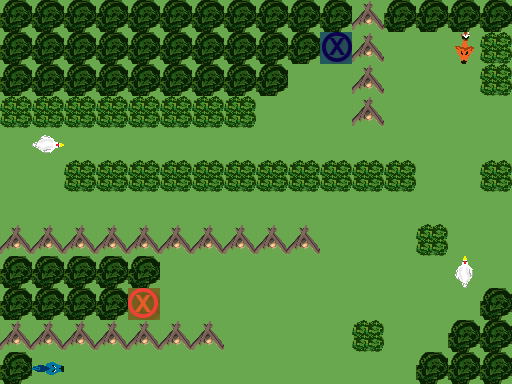

This game map was drawn from its Tiled (.tmx) file and the tilesets committed beside it. A one-line description and the full map source follow:
An orthogonal 16x12 tile map with 32x32 px tiles, 3 tile layers (Ground, Obstacles, Objects), 1 hidden layer not drawn.

<map version="1.0" orientation="orthogonal" renderorder="right-down" width="16" height="12" tilewidth="32" tileheight="32" nextobjectid="1">
 <tileset firstgid="1" name="TilesetPlaceholder" tilewidth="32" tileheight="32" tilecount="240" columns="10">
  <image source="../../Tileset.png" width="320" height="768" />
 </tileset>
 <layer name="Ground" width="16" height="12">
  <data encoding="csv">
1,1,1,1,1,1,1,1,1,1,1,1,1,1,1,1,
1,1,1,1,1,1,1,1,1,1,1,1,1,1,1,1,
1,1,1,1,1,1,1,1,1,1,1,1,1,1,1,1,
1,1,1,1,1,1,1,1,1,1,1,1,1,1,1,1,
1,1,1,1,1,1,1,1,1,1,1,1,1,1,1,1,
1,1,1,1,1,1,1,1,1,1,1,1,1,1,1,1,
1,1,1,1,1,1,1,1,1,1,1,1,1,1,1,1,
1,1,1,1,1,1,1,1,1,1,1,1,1,1,1,1,
1,1,1,1,1,1,1,1,1,1,1,1,1,1,1,1,
1,1,1,1,1,1,1,1,1,1,1,1,1,1,1,1,
1,1,1,1,1,1,1,1,1,1,1,1,1,1,1,1,
1,1,1,1,1,1,1,1,1,1,1,1,1,1,1,1
</data>
 </layer>
 <layer name="Obstacles" width="16" height="12">
  <data encoding="csv">
42,42,42,42,42,42,42,42,42,42,42,41,42,42,42,42,
42,42,42,42,42,42,42,42,42,42,0,41,0,0,0,44,
42,42,42,42,42,42,42,42,42,0,0,41,0,0,0,44,
44,44,44,44,44,44,44,44,0,0,0,41,0,0,0,0,
0,0,0,0,0,0,0,0,0,0,0,0,0,0,0,0,
0,0,44,44,44,44,44,44,44,44,44,44,44,0,0,44,
0,0,0,0,0,0,0,0,0,0,0,0,0,0,0,0,
41,41,41,41,41,41,41,41,41,41,0,0,0,44,0,0,
42,42,42,42,42,0,0,0,0,0,0,0,0,0,0,0,
42,42,42,42,0,0,0,0,0,0,0,0,0,0,0,0,
41,41,41,41,41,41,41,0,0,0,0,44,0,0,0,0,
0,0,0,0,0,0,0,0,0,0,0,0,0,0,0,0
</data>
 </layer>
 <layer name="Objects" width="16" height="12">
  <data encoding="csv">
0,0,0,0,0,0,0,0,0,0,0,0,0,0,0,0,
0,0,0,0,0,0,0,0,0,0,182,0,0,0,3221225663,0,
0,0,0,0,0,0,0,0,0,0,0,0,0,0,0,0,
0,0,0,0,0,0,0,0,0,0,0,0,0,0,0,0,
0,2684354745,0,0,0,0,0,0,0,0,0,0,0,0,0,0,
0,0,0,0,0,0,0,0,0,0,0,0,0,0,0,0,
0,0,0,0,0,0,0,0,0,0,0,0,0,0,0,0,
0,0,0,0,0,0,0,0,0,0,0,0,0,0,0,0,
0,0,0,0,0,0,0,0,0,0,0,0,0,0,185,0,
0,0,0,0,181,0,0,0,0,0,0,0,0,0,0,42,
0,0,0,0,0,0,0,0,0,0,0,0,0,0,42,42,
42,2684354752,0,0,0,0,0,0,0,0,0,0,0,42,42,42
</data>
 </layer>
 <layer name="Solution" width="16" height="12" visible="0">
  <data encoding="csv">
0,0,0,0,0,0,0,0,0,0,0,0,0,0,0,0,
0,0,0,0,0,0,0,0,0,0,0,0,222,222,0,0,
0,0,0,0,0,0,0,0,0,0,232,0,222,0,0,0,
0,0,0,0,0,0,0,0,0,0,232,0,222,0,0,0,
0,232,232,232,232,232,232,232,232,232,232,221,221,221,0,0,
0,232,0,0,0,0,0,0,0,0,0,0,0,222,0,0,
0,233,233,233,233,232,233,233,233,233,233,0,0,222,222,222,
0,0,0,0,0,0,0,0,0,0,233,0,0,0,0,222,
0,0,0,0,0,0,222,222,222,222,222,222,222,222,222,222,
0,0,0,0,222,222,222,232,0,0,0,0,0,0,0,0,
0,0,0,0,0,0,0,232,0,0,0,0,0,0,0,0,
0,0,232,232,232,232,232,232,0,0,0,0,0,0,0,0
</data>
 </layer>
</map>
